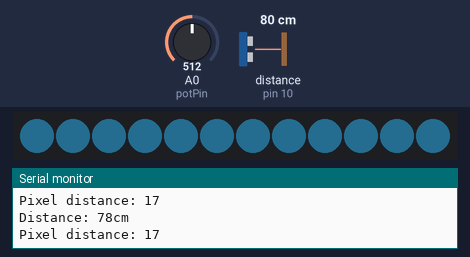
Bench run of a sketch on a simulated Arduino Uno, built with avr-gcc and run on an emulated ATmega328P. Shown: 12 RGB LEDs in strip order, left to right, the last lines printed to the serial monitor. Wiring (inferred from the names in the program): ultrasonic range finder: trigger pin 9; echo pin 10. Inputs (shaded band) come from the test bench; at power-on: distance to the obstacle (sensor on pin 10) 80 cm, A0 (potPin) = 512. The echo pulse lasts 58.3 µs per cm; dim RGB values are drawn brighter than linear.

Above: at 1.2 s.
1.3 s: distance to the obstacle (sensor on pin 10) set to 2 cm
At 2.5 s:
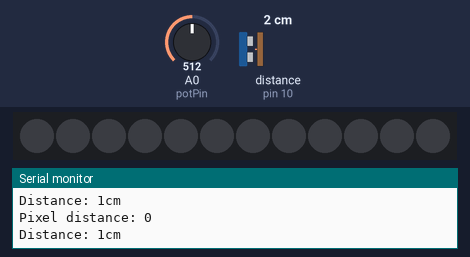
2.8 s: distance to the obstacle (sensor on pin 10) set to 18 cm
At 3.1 s:
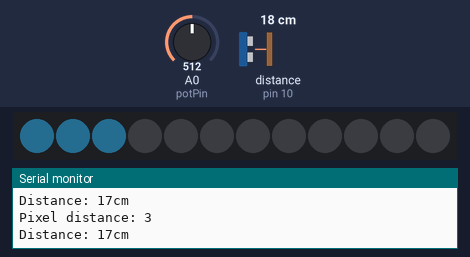
4.3 s: A0 (potPin) set to 534
7.3 s: A0 (potPin) set to 555
8.8 s: distance to the obstacle (sensor on pin 10) set to 120 cm
At 9.2 s:
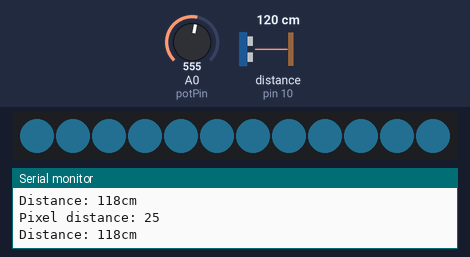
10.3 s: distance to the obstacle (sensor on pin 10) set to 9 cm
At 11.4 s:
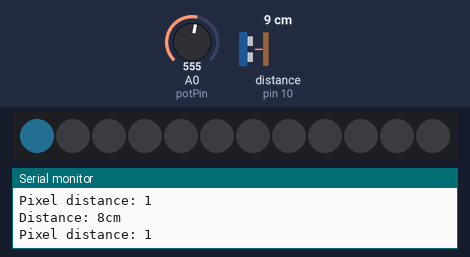
Timing chart, 0 to 12.8 s (numbered marks = the images above; inputs shaded):
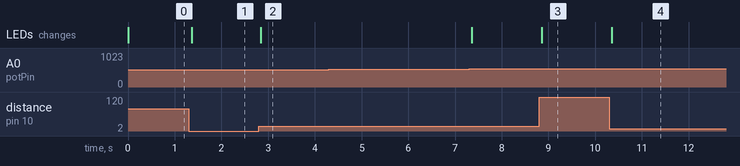

Measured:
- after the input at 1.3 s, the LEDs: change after 0.06 s (image 1)
- after the input at 2.8 s, the LEDs: change after 0.05 s (image 2)
- after the input at 8.8 s, the LEDs: change after 0.06 s (image 3)
- after the input at 10.3 s, the LEDs: change after 0.05 s (image 4)

The sketch:

distance_display.ino
```cpp
// Vaiables setup for NeoPixels
#include <Adafruit_NeoPixel.h>
#ifdef __AVR__
  #include <avr/power.h>
#endif

#define PIN            6
#define NUMPIXELS      12

Adafruit_NeoPixel pixels = Adafruit_NeoPixel(NUMPIXELS, PIN, NEO_GRB + NEO_KHZ800);

// Variables setup for Ultrasonic Distance Sensor
const int trigPin = 9;
const int echoPin = 10;

long duration;
int distance;

// Variables setup for Potentiometer
const int potPin = 0;
int potVal;


void setup() {
  // Initializing NeoPixels
  pixels.begin();
  pixels.show();
  pixels.setBrightness(4);

  // Setup sensor input & output
  pinMode(trigPin, OUTPUT);
  pinMode(echoPin, INPUT);

  Serial.begin(9600);
}

void loop() {

  // Use potentiometer to set brightness

  potVal = analogRead(potPin);
  int adjustedBrightness = map(potVal, 0, 1024, 0, 32);
  pixels.setBrightness(adjustedBrightness);


  // Get distance from sensor

  // Clears the trigPin
  digitalWrite(trigPin, LOW);
  delayMicroseconds(2);

  // Sets the trigPin on HIGH state for 10 micro seconds
  digitalWrite(trigPin, HIGH);
  delayMicroseconds(10);
  digitalWrite(trigPin, LOW);

  // Read the echoPin & calculate distance in CM
  duration = pulseIn(echoPin, HIGH);

  distance = duration * 0.034 / 2;

  // Print to Serial for debug
  Serial.print("Distance: ");
  Serial.print(distance);
  Serial.println("cm");

  // Output to NeoPixels

  int pixelDistance = map(distance, 0, 50, 0, NUMPIXELS -1);
  Serial.print("Pixel distance: ");
  Serial.println(pixelDistance);

  for(int i=0;i<pixelDistance;i++){
    pixels.setPixelColor(i, pixels.Color(66,191,244));
  }
  pixels.show(); // This sends the updated pixel color to the hardware.
  // Turn off the lights at the end of each cycle
  for(int i=0; i<pixelDistance; i++){
    pixels.setPixelColor(i, 0);
    }
}
```
